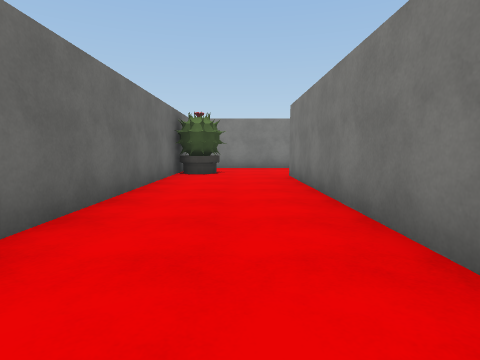
view 1 (above)

24 first-person views from a walk through a scene from a Unity 3-D project. The camera is 1.3 m above the floor, tilts 6° down and sees 80° across. The floor is counted in squares, 2 m on a side. Each view is taken from the middle of a square. On the plan, view 1 faces up. The plan holds only what a view shows up to about 9 squares ahead; the rest is blank. The player is left out. Surface patterns are stand-ins for the level's own textures.

view 2
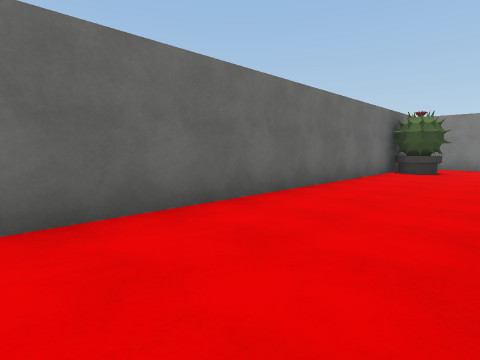

view 3
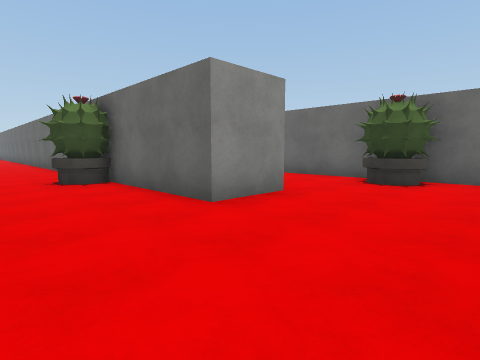

view 4
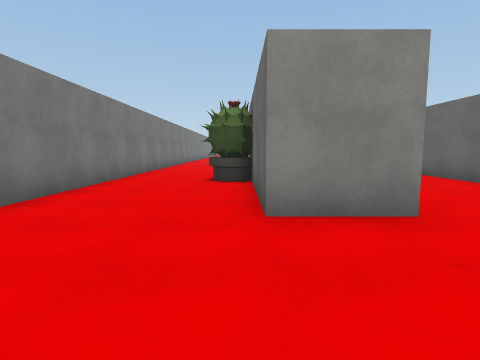

view 5
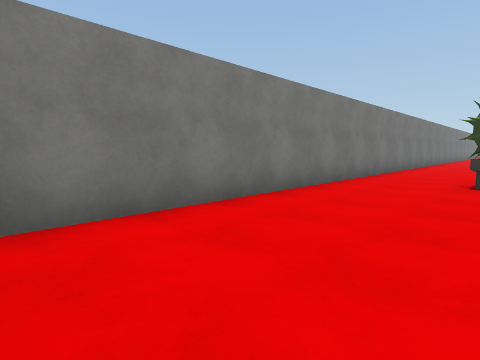

view 6
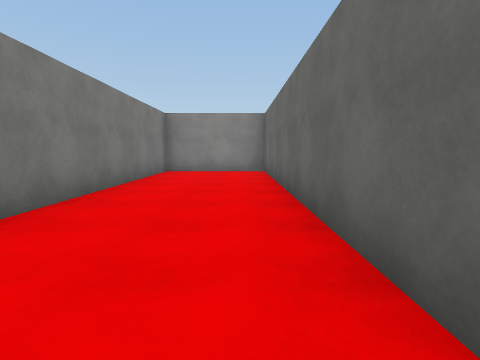

view 7
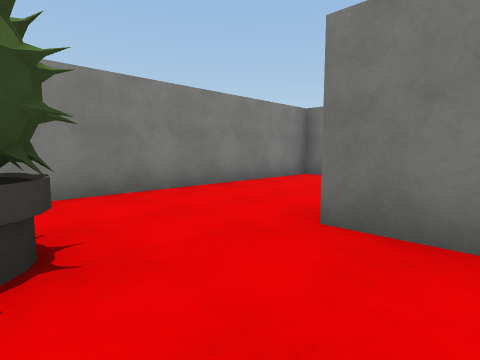

view 8
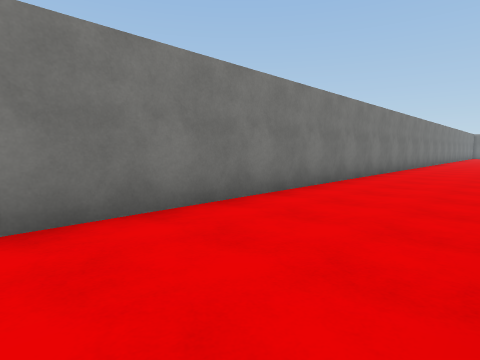

view 9
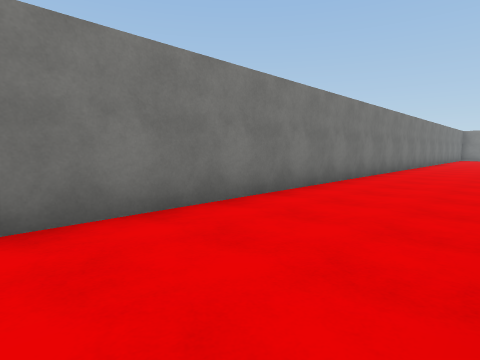

view 10
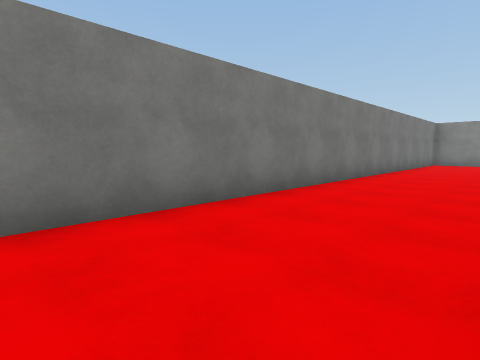

view 11
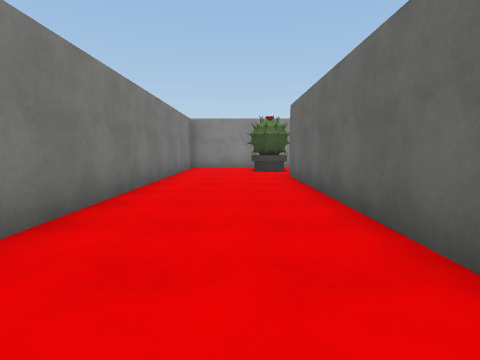

view 12
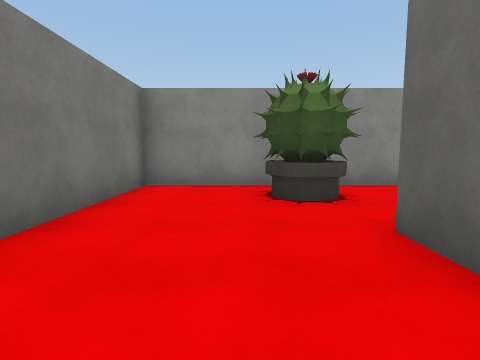

view 13
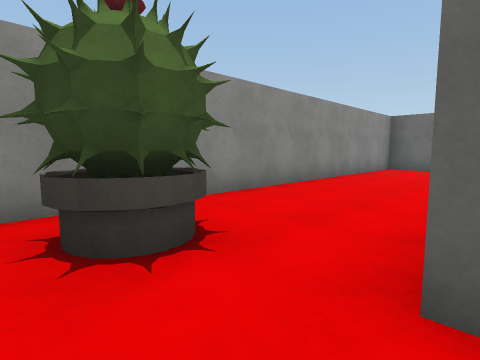

view 14
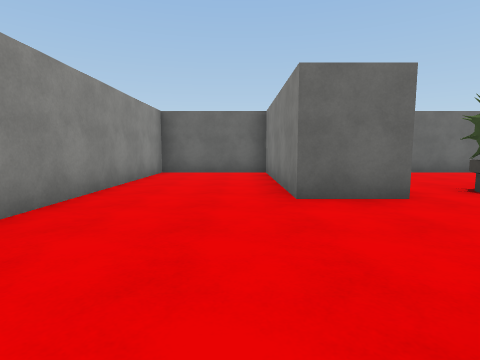

view 15
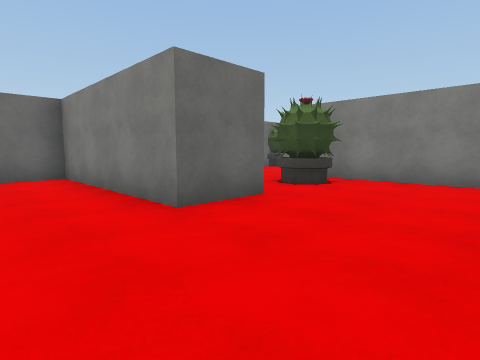

view 16
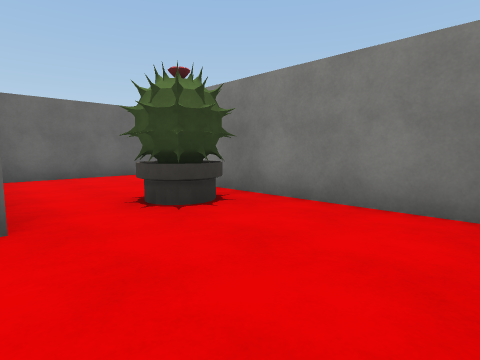

view 17
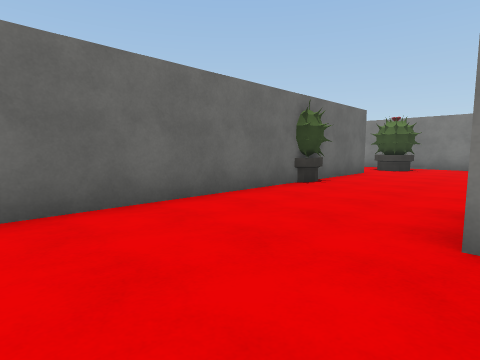

view 18
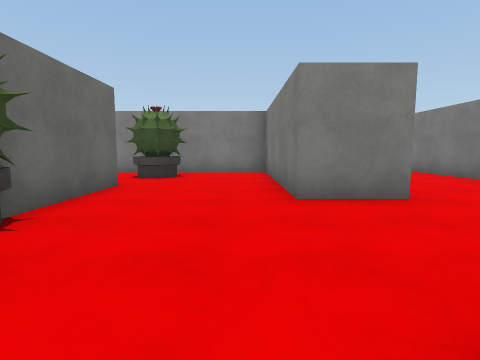

view 19
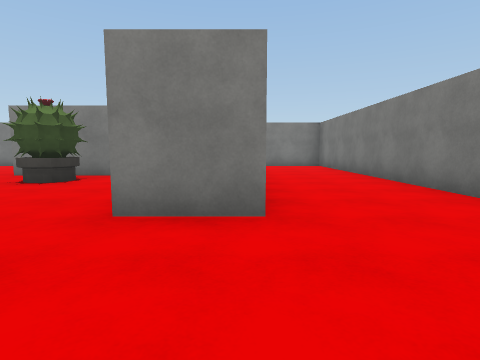

view 20
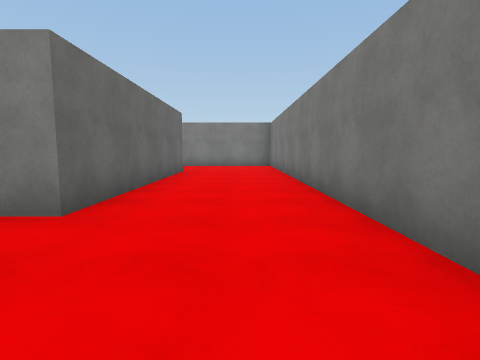

view 21
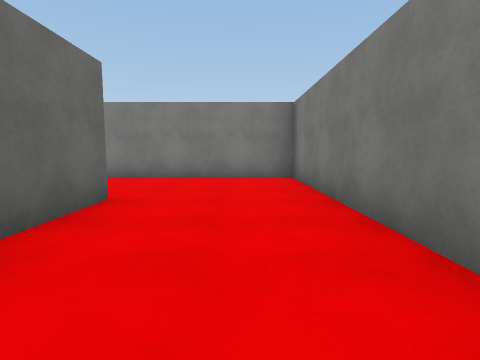

view 22
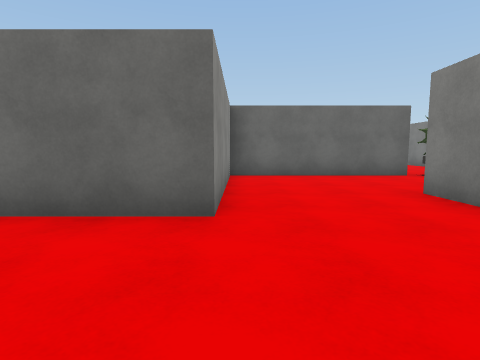

view 23
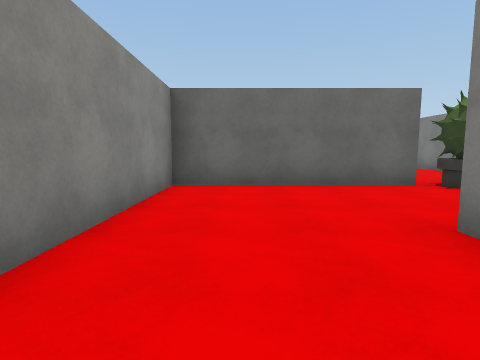

view 24
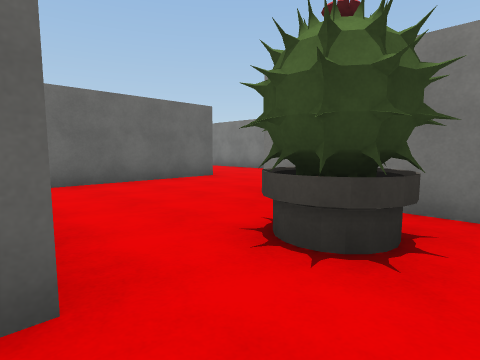

### Floor plan
Points are (right, up) in squares from view 1. A wall is a line through its corners. A room is listed if a view was taken in it or the views show most of it. See-through windows are left out.
Room 1 (views 1, 2, 3, 4, 5, 6, 7)
walls: (-1.7, 9.5) (-1.7, -1.7) (1.3, -1.7) (1.3, 7.3) (2.7, 7.3) (2.7, 2.9); (5.7, 4.5) (5.7, 10.2) (-0.7, 10.2)
ways out: opening at (4.5, 3.5) to room 2
objects: other object (-1, 8); other object (3, 4)
Room 2 (views 8, 9, 10, 11, 12, 13, 14, 15, 16, 17, 18, 19, 20, 21, 22, 23, 24)
walls: (-6.2, -10.6) (-6.2, -19.4); (1.3, -13.6) (1.3, -3.2) (-3.2, -3.2); (0.8, -16.7) (-3.2, -16.7); (2.7, -15.4) (2.7, -21.2); (-10.7, -6.2) (-10.7, -9.9); (-1.7, -19.6) (-1.7, -21.2) (-6.2, -21.2) (-6.2, -24.2) (5.7, -24.2) (5.7, 4.5); (-6.2, -1.6) (-6.2, -6.2) (-1.7, -6.2) (-1.7, -12.3) (-3.2, -12.3) (-3.2, -7.7) (-7.7, -7.7); (2.7, 0.8) (2.7, -0.6)
ways out: opening at (4.5, 3.5) to room 1; opening at (-4.5, -1.5)
objects: other object (-7, -14); other object (-6, -9); other object (-2, -18); other object (3, -23)

Where each view was taken, in squares from view 1:
view 1: 0 up, 0 right, facing up
view 2: 1 down, 1 right, facing up-left
view 3: 10 up, 5 right, facing down-left
view 4: 10 up, 3 right, facing down
view 5: 10 up, 3 right, facing down-right
view 6: 7 up, 1 left, facing down
view 7: 6 up, 1 left, facing up-right
view 8: 2 up, 3 right, facing down-right
view 9: 3 down, 3 right, facing down-right
view 10: 10 down, 3 right, facing down-right
view 11: 14 down, 4 right, facing down
view 12: 19 down, 4 right, facing down
view 13: 21 down, 4 right, facing down-left
view 14: 22 down, 2 right, facing left
view 15: 23 down, 1 right, facing up-left
view 16: 20 down, 1 right, facing up-left
view 17: 19 down, 3 left, facing up-left
view 18: 16 down, 4 left, facing up
view 19: 15 down, 2 left, facing up
view 20: 15 down, 0 right, facing up
view 21: 10 down, 0 right, facing up
view 22: 6 down, 1 right, facing left
view 23: 5 down, 1 left, facing left
view 24: 11 down, 5 left, facing up-left
